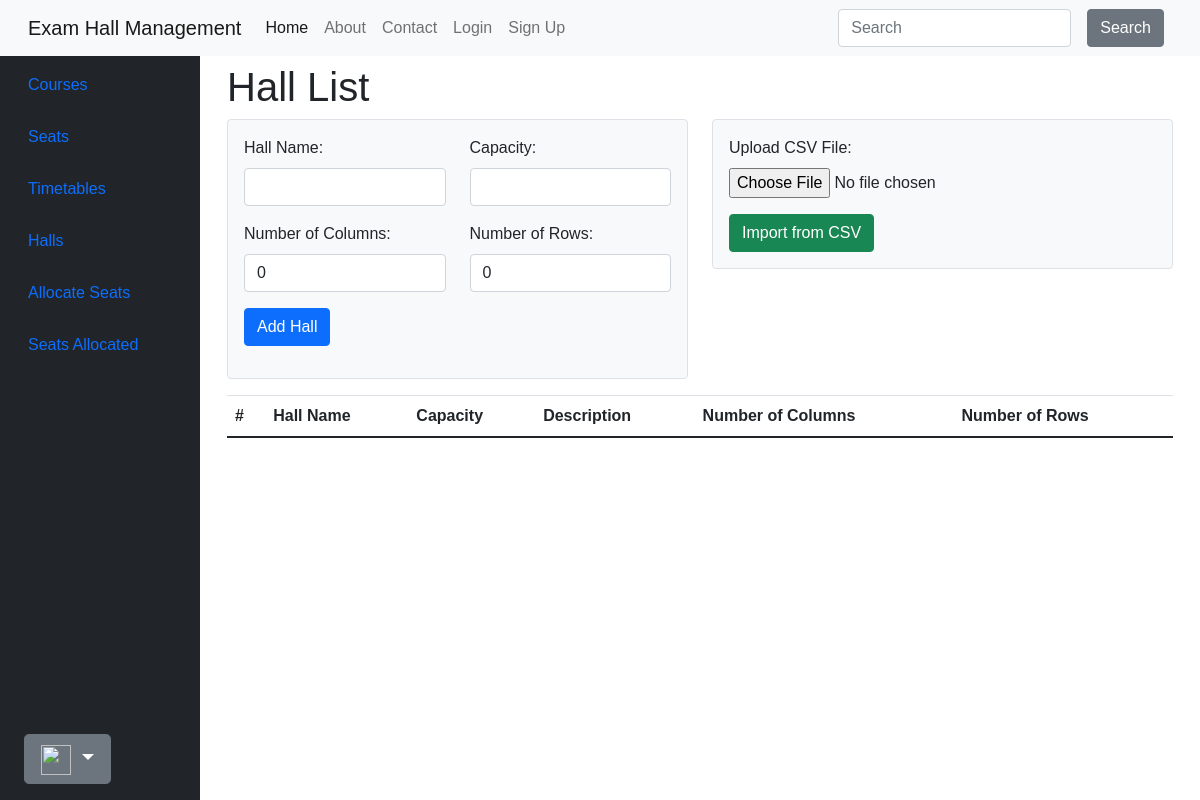
The app's page /main/halls/, older data.
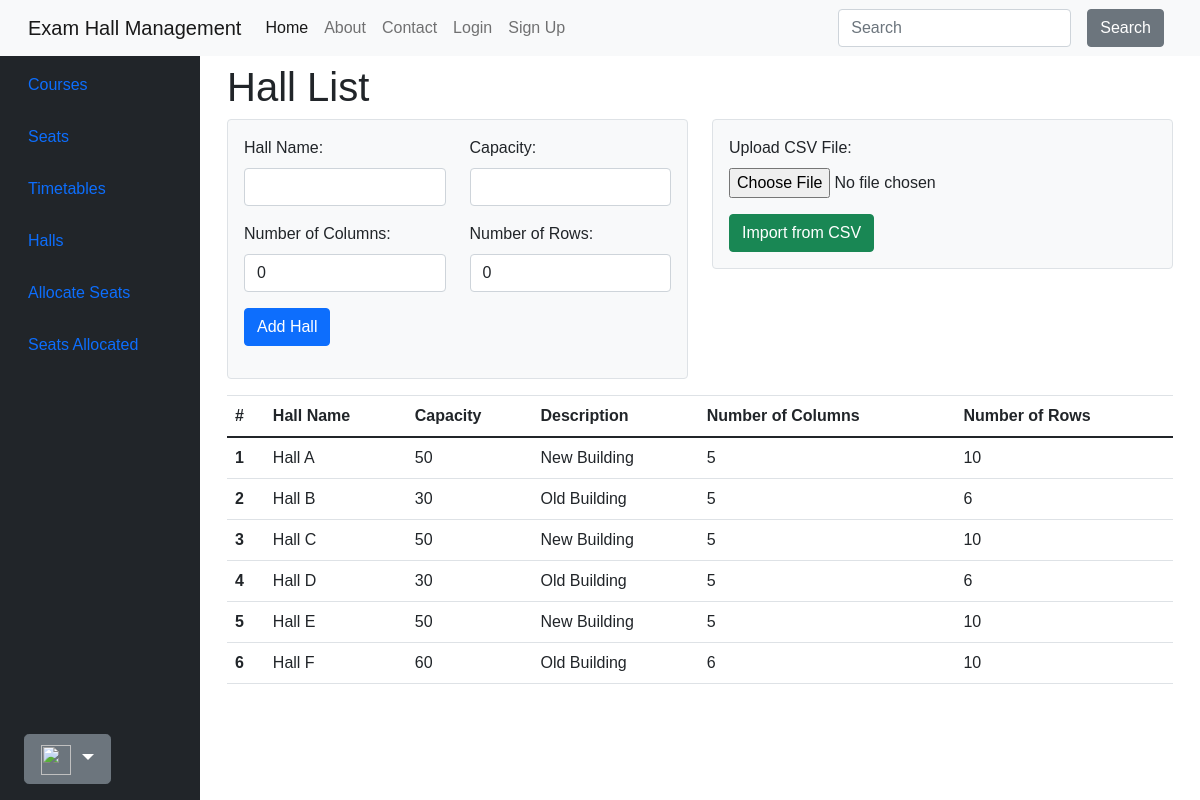
The same page, newer data.
### main/models.py (models this page shows, shortened)
class Hall(models.Model):
    invigilators = models.ManyToManyField('accounts.Invigilator', related_name='halls', blank=True)
    name = models.CharField(max_length=100)
    capacity = models.PositiveIntegerField()
    description = models.CharField(max_length=256)
    courses = models.ManyToManyField('Course')
    num_columns = models.PositiveIntegerField(default=0)
    num_rows = models.PositiveIntegerField(default=0)

### main/views.py (the view, shortened to what this page needs)
# urls.py: path('halls/', HallCreateView.as_view(), name='halls'),
class HallCreateView(View):
    template_name = 'main/halls.html'
    def get(self, request, *args, **kwargs):
        halls = Hall.objects.all()
        form = HallForm()
        return render(request, self.template_name, {'halls': halls, 'form': form})

### main/forms.py
class HallForm(forms.ModelForm):
    invigilators = forms.ModelMultipleChoiceField(
        queryset=CustomUser.objects.all(),
        widget=forms.CheckboxSelectMultiple,
        required=False
    )
    class Meta:
        model = Hall
        fields = ['name', 'capacity', 'description', 'courses',
                  'num_columns', 'num_rows', 'invigilators']
    def __init__(self, *args, **kwargs):
        super(HallForm, self).__init__(*args, **kwargs)
        self.fields['name'].label = 'Hall Name'

### main/templates/main/halls.html (shortened to what this page needs)
{% extends 'main/base.html' %}
{% load widget_tweaks %}
{% block content %}
    <h1>Hall List</h1>
    <div class="row mb-3">
        <div class="col-md-6">
            <div class="form-container bg-light p-3 rounded border">
                <form method="post" enctype="multipart/form-data">
                    <div class="form-group row">
                        <div class="col-md-6">
                            <label for="{{ form.name.id_for_label }}">Hall Name:</label>
                            {{ form.name|add_class:"form-control" }}
                        </div>
                        <div class="col-md-6">
                            <label for="{{ form.capacity.id_for_label }}">Capacity:</label>
                            {{ form.capacity|add_class:"form-control" }}
                        </div>
                        <div class="col-md-6 mt-3">
                            <label for="{{ form.num_columns.id_for_label }}">Number of Columns:</label>
                            {{ form.num_columns|add_class:"form-control" }}
                        </div>
                        <div class="col-md-6 mt-3">
                            <label for="{{ form.num_rows.id_for_label }}">Number of Rows:</label>
                            {{ form.num_rows|add_class:"form-control" }}
                        </div>
                        <div class="col-md-12 mt-3">
                            <button type="submit" class="btn btn-primary">Add Hall</button>
                        </div>
                    </div>
                </form>
            </div>
        </div>
        <div class="col-md-6">
            <div class="form-container bg-light p-3 rounded border">
                <form method="post" enctype="multipart/form-data">
                    <div class="form-group">
                        <label for="csv_file">Upload CSV File:</label>
                        <input class="form-control-file" type="file" name="csv_file" required>
                    </div>
                    <div class="mt-3">
                        <button type="submit" class="btn btn-success">Import from CSV</button>
                    </div>
                </form>
            </div>
        </div>
    </div>
    <table class="table">
        <thead>
            <tr>
                <th scope="col">#</th>
                <th scope="col">Hall Name</th>
                <th scope="col">Capacity</th>
                <th scope="col">Description</th>
                <th scope="col">Number of Columns</th>
                <th scope="col">Number of Rows</th>
            </tr>
        </thead>
        <tbody>
            {% for hall in halls %}
                <tr>
                    <th scope="row">{{ forloop.counter }}</th>
                    <td>{{ hall.name }}</td>
                    <td>{{ hall.capacity }}</td>
                    <td>{{ hall.description }}</td>
                    <td>{{ hall.num_columns }}</td>
                    <td>{{ hall.num_rows }}</td>
                </tr>
            {% endfor %}
        </tbody>
    </table>
{% endblock %}

Row changes from the older to the newer data that the page shows:
added Hall: name "Hall A", capacity "50", description "New Building", num_columns "5", num_rows "10"
added Hall: name "Hall B", capacity "30", description "Old Building", num_columns "5", num_rows "6"
added Hall: name "Hall C", capacity "50", description "New Building", num_columns "5", num_rows "10"
added Hall: name "Hall D", capacity "30", description "Old Building", num_columns "5", num_rows "6"
added Hall: name "Hall E", capacity "50", description "New Building", num_columns "5", num_rows "10"
added Hall: name "Hall F", capacity "60", description "Old Building", num_columns "6", num_rows "10"
